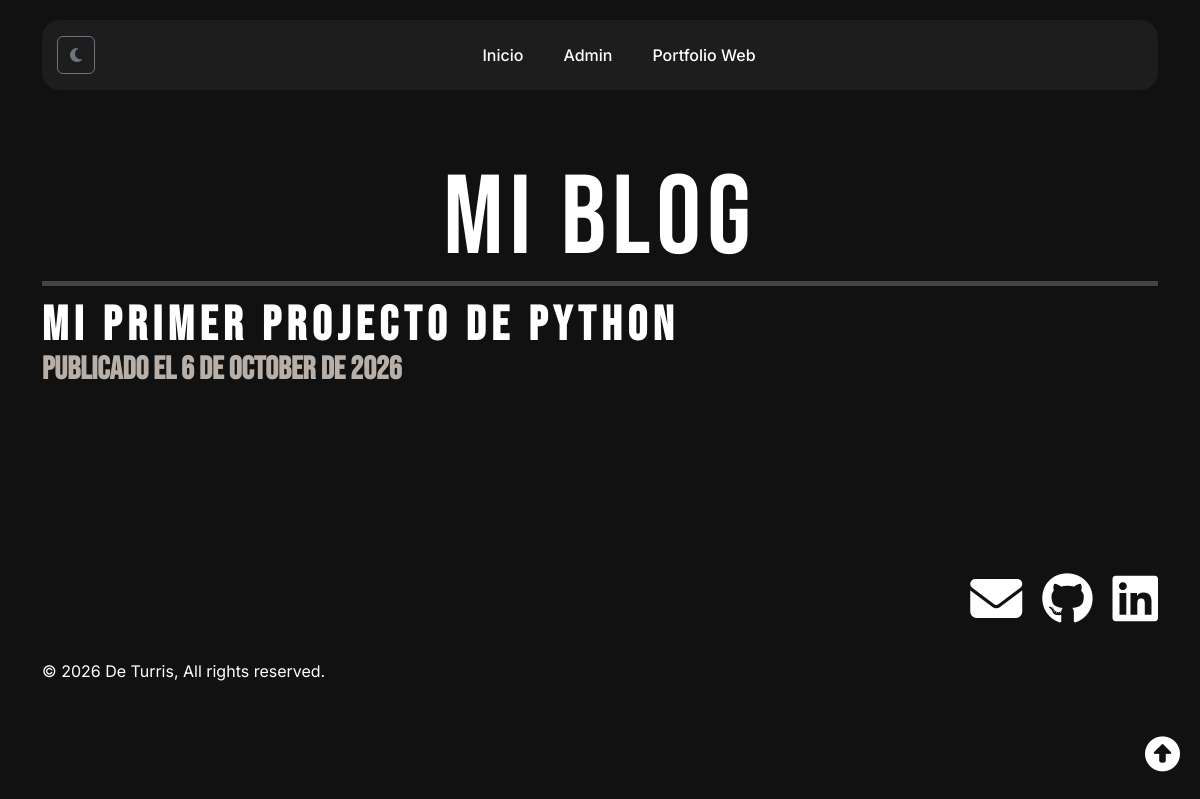
/blog/, run on an earlier commit of the app's database.
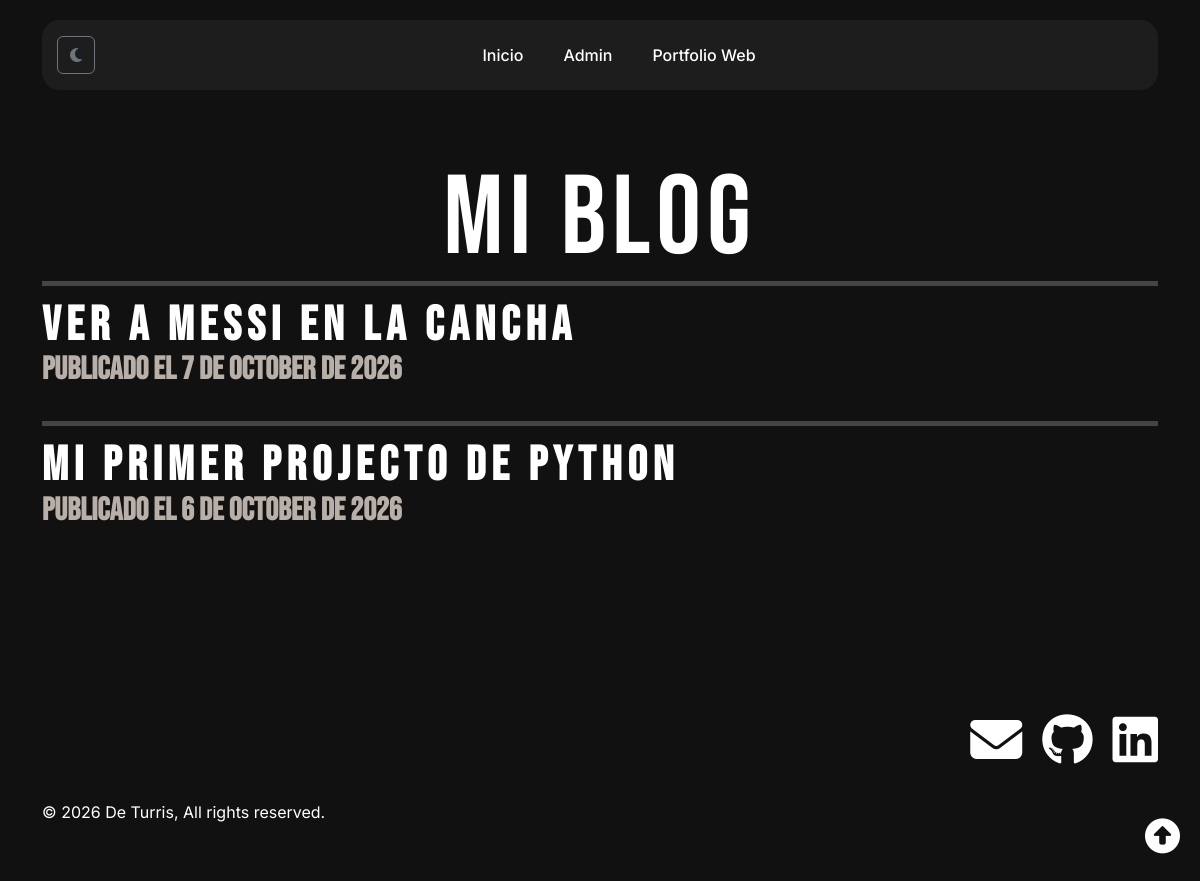
And on a later commit of the database.
### blog/models.py (models this page shows, shortened)
class Post(models.Model):
    titulo = models.CharField(max_length=200)
    contenido = models.TextField()
    imagen = models.FileField(upload_to='archivos/', blank=True, null=True)
    fecha = models.DateTimeField(auto_now_add=True)

### blog/views.py (the view)
# urls.py: path('blog/', views.blog, name='blog'),
def blog(request):
    posts = Post.objects.all().order_by('-fecha')
    return render(request, 'blog/index.html', {
        'posts': posts
    })

### blog/templates/blog/index.html (shortened to what this page needs)
{% extends "base.html" %}
{% load static %}
{% block extra_css %}
<link rel="stylesheet" href="{% static 'blog/styles.css' %}">
{% endblock %}
{% block navbar %}
<ul class="navbar-nav mx-auto">
    <li class="nav-item">
        <a class="nav-link" href="{% url 'blog' %}">Inicio</a>
    </li>
    <li class="nav-item">
        <a class="nav-link" href="/admin/">Admin</a>
    </li>
    <li class="nav-item">
        <a class="nav-link" href="{% url 'portfolio' %}">Portfolio Web</a>
    </li>
</ul>
{% endblock %}
{% block content %}
<main class="container">
    <h1 class="blog-principal">
        Mi Blog
    </h1>
    {% for post in posts %}
        <article class="post">
            <div class="post-contenido">
                <h2 class="nombre-post">
                    <a href="{% url 'detalle_post' post.id %}">
                        {{ post.titulo }}
                    </a>
                </h2>
                <h2 class="fecha-post">
                    <a href="{% url 'detalle_post' post.id %}">
                        Publicado el {{ post.fecha|date:"j \d\e F \d\e Y" }}
                    </a>
                </h2>
            </div>
        </article>
    {% empty %}
        <p>No hay publicaciones todavía.</p>
    {% endfor %}
</main>
{% endblock %}

### templates/base.html (shortened to what this page needs)
{% load static %}
<!DOCTYPE html>
<html lang="es" data-bs-theme="dark">
<head>
    <link href="https://cdn.jsdelivr.net/npm/bootstrap@5.3.8/dist/css/bootstrap.min.css" rel="stylesheet">
    <link rel="stylesheet" href="https://cdnjs.cloudflare.com/ajax/libs/font-awesome/6.7.2/css/all.min.css">
    <link rel="stylesheet" href="{% static 'base.css' %}">
    {% block extra_css %}{% endblock %}
</head>
<body>
    <header>
        <div class="container">
            <nav class="navbar navbar-expand-lg navbar-custom">
                <button id="theme-toggle" class="btn btn-outline-secondary">
                    <i class="fa-solid fa-moon"></i>
                </button>
                <div class="collapse navbar-collapse" id="menu">
                    {% block navbar %}{% endblock %}
                </div>
            </nav>
        </div>
    </header>
    {% block content %}{% endblock %}
    <footer id="contacto">
        <div class="container">
            <div class="redes_der">
                <a href="https://mail.google.com/mail/u/0/#inbox?compose=new" target="_blank">
                    <i class="fa-solid fa-envelope"></i>
                </a>
                <a href="https://github.com/edu00198" target="_blank">
                    <i class="fa-brands fa-github"></i>
                </a>
                <a href="https://ar.linkedin.com/" target="_blank">
                    <i class="fa-brands fa-linkedin"></i>
                </a>
            </div>
            <p class="full_izq">© 2026 De Turris, All rights reserved.</p>
            <a href="#arriba" class="boton-arriba">
                <i class="fa-solid fa-circle-up"></i>
            </a>
        </div>
    </footer>
</body>
</html>

### static/base.css (style rules this page uses)
:root, [data-bs-theme="light"] { --bg: #F0F0E8; --text: #111111; --card: #F3F3F3; --header: #F0F0E8; --navbar: #FFFFFF; --nav-text: #3B322C; --subtitulo: #6B625B; --borde: #212529; --iconos: #3B322C; --accent: #B08D57; }
[data-bs-theme="dark"] { --bg: #111111; --text: #FFFFFF; --card: #1B1B1B; --header: #111111; --navbar: #1D1D1D; --nav-text: #FFFFFF; --subtitulo: #B8B0A8; --borde: #444444; --iconos: #FFFFFF; }
body { background-color: var(--bg); margin: 0; font-family: "Inter", sans-serif; color: var(--text); }
.btn { font-weight: 600; }
h2, h3 { font-weight: 700; text-align: center; }
h2 { margin-bottom: 20px; }
p { font-size: 16px; line-height: 1.6; text-align: center; }
header { padding: 20px 0; }
.navbar-custom { background-color: var(--navbar); border-radius: 18px; padding: 15px; }
.nav-link { font-weight: 500; color: var(--nav-text); margin: 0 12px; transition: 0.3s; }
.redes_der { display: flex; justify-content: right; gap: 20px; font-size: 52px; margin: 20px 0; }
.redes a, .redes_der a { color: var(--iconos); transition: 0.3s; }
footer { padding: 40px 0; text-align: center; }
.boton-arriba { position: fixed; right: 20px; bottom: 20px; color: var(--iconos); font-size: 35px; }
.full_izq { text-align: left; padding-left: 0; }

### blog/static/blog/styles.css (style rules this page uses)
main { padding-top: 60px; padding-bottom: 80px; }
main > h1 { font-family: "Bebas Neue", sans-serif; font-size: 5rem; letter-spacing: 4px; text-align: center; margin-bottom: 10px; }
.blog-principal { font-family: "Bebas Neue", sans-serif; font-size: 7rem; letter-spacing: 6px; line-height: 0.9; color: var(--text); text-align: center; }
.post { background: transparent; border: none; border-radius: 0; padding: 18px 0 28px; margin: 0; border-top: 5px solid var(--borde); }
.post h2 { margin: 0 0 4px; }
.post-contenido { padding: 0; }
.post-contenido h2, .post-contenido p { text-align: left; }
.nombre-post { font-family: "Bebas Neue", sans-serif; font-size: 3rem; letter-spacing: 6px; line-height: 0.9; color: var(--text); text-align: center; }
.fecha-post { font-family: "Bebas Neue", sans-serif; text-align: center; color: var(--subtitulo); margin-bottom: 35px; }
.nombre-post a, .fecha-post a { color: inherit; text-decoration: none; transition: color 0.2s ease; }

What changed in the data, as far as the page shows it:
added Post: titulo "Ver a messi en la cancha", fecha "7 de October de 2026"
